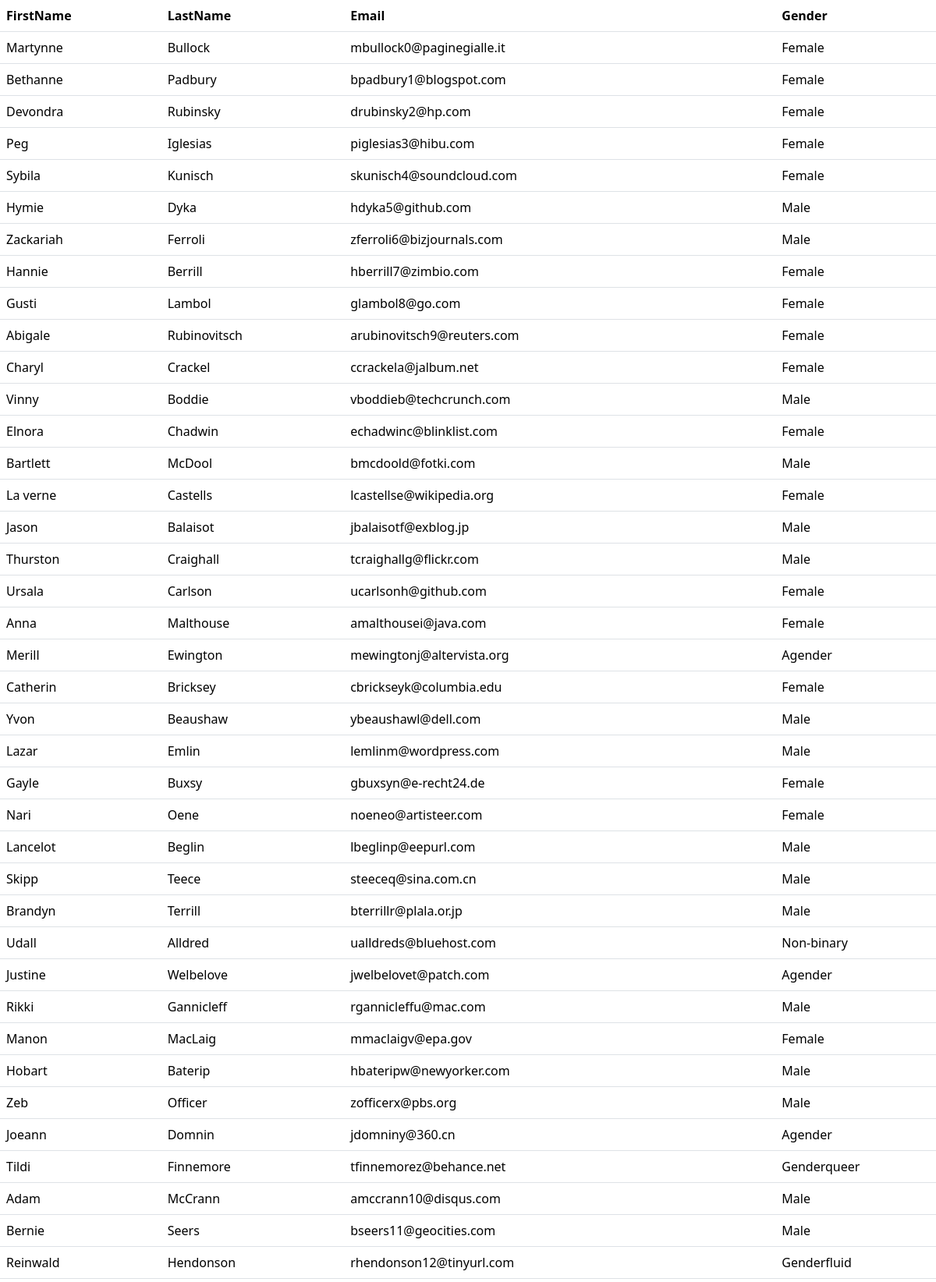
The page / (upper part) on the database its author committed.
### tables this page shows
CREATE TABLE "customers_tbl" (
	"id"	INTEGER,
	"first_name"	TEXT,
	"last_name"	TEXT,
	"email"	TEXT,
	"gender"	TEXT,
	"ip_address"	TEXT,
	PRIMARY KEY("id" AUTOINCREMENT)
);

### tp10/app.py (the view)
@app.route('/')
def index():
    with CustomerDAO(r"..\customers_db.db") as dao:
        customers = list(dao.find_all())
    return render_template('customers.html',customers = customers)

### tp10/CustomerDAO.py (called while the page is built)
    def __enter__(self):
        return self

    def __exit__(self,exc_type,exc_value,exc_traceback):
        if exc_type is None:
            self.__con.commit()
        else:
            self.__con.rollback()
        self.__con.close()
        self.__con = None

    def find_all(self):
        sql = "SELECT * FROM customers_tbl"
        cur = self.__con.cursor()
        rs = cur.execute(sql)
        for row in rs:
           c = Customer(*row)
           yield c

    def __del__(self):
        if self.__con:
            self.__con.close()

### tp10/templates/customers.html (shortened to what this page needs)
<!DOCTYPE html>
<html lang="en">
<head>
    <link href="https://cdn.jsdelivr.net/npm/bootstrap@5.3.3/dist/css/bootstrap.min.css" rel="stylesheet">
</head>
<body>
    <table class="table">
        <thead>
            <tr>
                <th>FirstName</th>
                <th>LastName</th>
                <th>Email</th>
                <th>Gender</th>
            </tr>
        </thead>
        <tbody>
            {% for customer in customers %}
            <tr>
                <td>{{customer.first_name}}</td>
                <td>{{customer.last_name}}</td>
                <td>{{customer.email}}</td>
                <td>{{customer.gender}}</td>
            </tr>
            {% endfor %}
        </tbody>
    </table>
</body>
</html>

### rows shown on the page
customers_tbl: first_name "Martynne", last_name "Bullock", email "mbullock0@paginegialle.it", gender "Female"
customers_tbl: first_name "Bethanne", last_name "Padbury", email "bpadbury1@blogspot.com", gender "Female"
customers_tbl: first_name "Devondra", last_name "Rubinsky", email "drubinsky2@hp.com", gender "Female"
customers_tbl: first_name "Peg", last_name "Iglesias", email "piglesias3@hibu.com", gender "Female"
customers_tbl: first_name "Sybila", last_name "Kunisch", email "skunisch4@soundcloud.com", gender "Female"
customers_tbl: first_name "Hymie", last_name "Dyka", email "hdyka5@github.com", gender "Male"
customers_tbl: first_name "Zackariah", last_name "Ferroli", email "zferroli6@bizjournals.com", gender "Male"
customers_tbl: first_name "Hannie", last_name "Berrill", email "hberrill7@zimbio.com", gender "Female"
customers_tbl: first_name "Gusti", last_name "Lambol", email "glambol8@go.com", gender "Female"
customers_tbl: first_name "Abigale", last_name "Rubinovitsch", email "arubinovitsch9@reuters.com", gender "Female"
customers_tbl: first_name "Charyl", last_name "Crackel", email "ccrackela@jalbum.net", gender "Female"
customers_tbl: first_name "Vinny", last_name "Boddie", email "vboddieb@techcrunch.com", gender "Male"
customers_tbl: first_name "Elnora", last_name "Chadwin", email "echadwinc@blinklist.com", gender "Female"
customers_tbl: first_name "Bartlett", last_name "McDool", email "bmcdoold@fotki.com", gender "Male"
customers_tbl: first_name "La verne", last_name "Castells", email "lcastellse@wikipedia.org", gender "Female"
customers_tbl: first_name "Jason", last_name "Balaisot", email "jbalaisotf@exblog.jp", gender "Male"
customers_tbl: first_name "Thurston", last_name "Craighall", email "tcraighallg@flickr.com", gender "Male"
customers_tbl: first_name "Ursala", last_name "Carlson", email "ucarlsonh@github.com", gender "Female"
customers_tbl: first_name "Anna", last_name "Malthouse", email "amalthousei@java.com", gender "Female"
customers_tbl: first_name "Merill", last_name "Ewington", email "mewingtonj@altervista.org", gender "Agender"
customers_tbl: first_name "Catherin", last_name "Bricksey", email "cbrickseyk@columbia.edu", gender "Female"
customers_tbl: first_name "Yvon", last_name "Beaushaw", email "ybeaushawl@dell.com", gender "Male"
customers_tbl: first_name "Lazar", last_name "Emlin", email "lemlinm@wordpress.com", gender "Male"
customers_tbl: first_name "Gayle", last_name "Buxsy", email "gbuxsyn@e-recht24.de", gender "Female"
customers_tbl: first_name "Nari", last_name "Oene", email "noeneo@artisteer.com", gender "Female"
customers_tbl: first_name "Lancelot", last_name "Beglin", email "lbeglinp@eepurl.com", gender "Male"
customers_tbl: first_name "Skipp", last_name "Teece", email "steeceq@sina.com.cn", gender "Male"
customers_tbl: first_name "Brandyn", last_name "Terrill", email "bterrillr@plala.or.jp", gender "Male"
customers_tbl: first_name "Udall", last_name "Alldred", email "ualldreds@bluehost.com", gender "Non-binary"
customers_tbl: first_name "Justine", last_name "Welbelove", email "jwelbelovet@patch.com", gender "Agender"
customers_tbl: first_name "Rikki", last_name "Gannicleff", email "rgannicleffu@mac.com", gender "Male"
customers_tbl: first_name "Manon", last_name "MacLaig", email "mmaclaigv@epa.gov", gender "Female"
customers_tbl: first_name "Hobart", last_name "Baterip", email "hbateripw@newyorker.com", gender "Male"
customers_tbl: first_name "Zeb", last_name "Officer", email "zofficerx@pbs.org", gender "Male"
customers_tbl: first_name "Joeann", last_name "Domnin", email "jdomniny@360.cn", gender "Agender"
customers_tbl: first_name "Tildi", last_name "Finnemore", email "tfinnemorez@behance.net", gender "Genderqueer"
customers_tbl: first_name "Adam", last_name "McCrann", email "amccrann10@disqus.com", gender "Male"
customers_tbl: first_name "Bernie", last_name "Seers", email "bseers11@geocities.com", gender "Male"
customers_tbl: first_name "Reinwald", last_name "Hendonson", email "rhendonson12@tinyurl.com", gender "Genderfluid"
